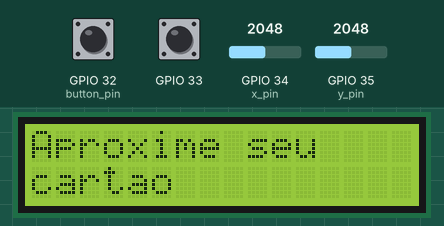
Bench run of a sketch on a simulated ESP32. On the bench: 16×2 character LCD. The inputs (shaded band) are chosen by the test bench; at power-on: GPIO 33 HIGH, GPIO 32 (button_pin) HIGH, GPIO 34 (x_pin) = 2048, GPIO 35 (y_pin) = 2048. What the sketch prints to the serial monitor is not drawn.

Above: at 1.2 s.
1.3 s: GPIO 33 pulled LOW for 0.15 s
At 1.49 s:
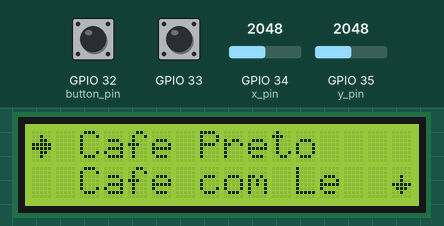
2.0 s: GPIO 32 (button_pin) pulled LOW for 1 s
At 2.9 s:
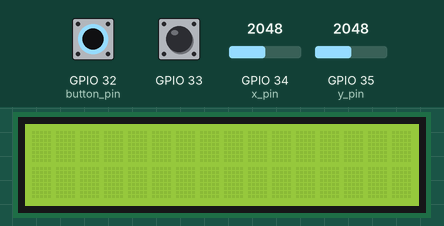
4.6 s: GPIO 33 pulled LOW for 1 s
At 5.12 s:
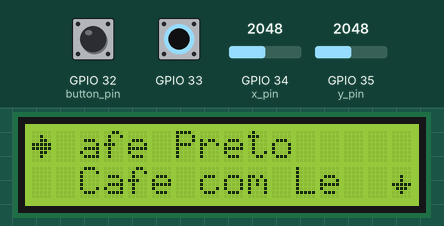
6.2 s: GPIO 34 (x_pin) set to 4095
At 6.74 s:
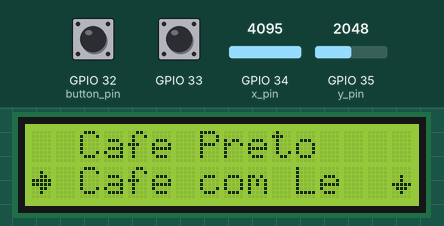
9.0 s: GPIO 34 (x_pin) set to 3603
At 9.67 s:
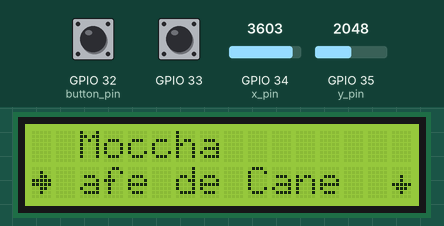
12.0 s: GPIO 32 (button_pin) pulled LOW for 0.15 s
At 13.3 s:
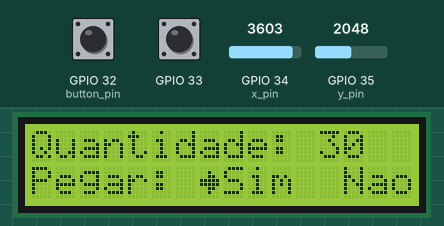
Timing chart, 0 to 15.0 s (numbered marks = the images above; inputs shaded):
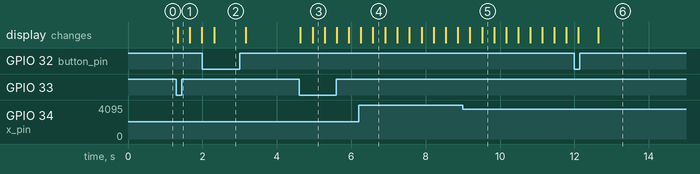

The sketch:

Display.ino
```cpp
#include <LiquidCrystal.h>
#include <vector>
#include <LiquidCrystal_I2C.h>


LiquidCrystal_I2C lcd(0x27, 16, 2);

const uint8_t x_pin = 34;
const uint8_t y_pin = 35;
const uint8_t button_pin = 32;
int setaLado = 7;
bool selecionado = false;


String CafesNomes[] {
  "Cafe Preto",
  "Cafe com Leite",
  "Moccha",
  "Cafe de Canela",
  "Cafe Expresso",
  "Cafe Amargo"
};

int Quantidades[] {
  10, 10, 20, 30, 20, 10
};


struct cafe {
  String Nome;
  int Quantidade;
};

std::vector<cafe> Cafes;


byte setaDireita[] = {
  B00000,
  B00100,
  B00110,
  B11111,
  B11111,
  B00110,
  B00100,
  B00000
};

byte setaBaixo[] = {
  B00000,
  B00000,
  B00100,
  B00100,
  B11111,
  B01110,
  B00100,
  B00000
};


void setup() {

  pinMode(33, INPUT_PULLUP);

  pinMode(button_pin, INPUT_PULLUP); //DEFINE A PORTA COMO ENTRADA / "_PULLUP" É PARA ATIVAR O RESISTOR INTERNO
  //DO ARDUINO PARA GARANTIR QUE NÃO EXISTA FLUTUAÇÃO ENTRE 0 (LOW) E 1 (HIGH)
  Serial.begin(9600); //INICIALIZA O MONITOR SERIAL

  lcd.begin();
  lcd.clear();

  lcd.createChar(0, setaDireita);
  lcd.createChar(1, setaBaixo);
}


bool selecionarCafe(int qtt) {
  delay(500);
  while (true)
  {
    lcd.setCursor(0, 0);
    lcd.print("Quantidade:");
    lcd.setCursor(12, 0);
    lcd.print(qtt);

    lcd.setCursor(setaLado, 1);
    lcd.write(byte(0));
    lcd.setCursor(0, 1);
    lcd.print("Pegar:");
    lcd.setCursor(8, 1);
    lcd.print("Sim");
    lcd.setCursor(13, 1);
    lcd.print("Nao");

    if ((analogRead(y_pin) == 0) && setaLado == 7) {
      setaLado = setaLado + 5;
      lcd.clear();
    } else if ((analogRead(y_pin) == 4095) && setaLado == 12) {
      setaLado = setaLado - 5;
      lcd.clear();
    } else if (digitalRead(button_pin) == LOW && setaLado == 7) {
      selecionado = true;
      return true;
    } else if (digitalRead(button_pin) == LOW && setaLado == 12) {
      return true;
    }
  }
}


int mostrarCafes() {

  int indx = 0;
  bool parar = false;

  int setaPos = 0;

  while (parar == false)
  {
    int inicioString = 0;
    int finalString = 11;

    for (int i = 2; i < 20; i++) {

      lcd.clear();
      lcd.setCursor(0, setaPos);
      lcd.write(byte(0));
      lcd.setCursor(15, 1);
      lcd.write(byte(1));

      if (setaPos % 2 == 0) {
        lcd.setCursor(2, 0);
        lcd.print(Cafes[indx].Nome.substring(inicioString, finalString));
        lcd.setCursor(2, 1);
        lcd.print(Cafes[indx + 1].Nome.substring(0, 11));
      } else if (setaPos % 2 != 0) {
        lcd.setCursor(2, 0);
        lcd.print(Cafes[indx].Nome.substring(0, 11));
        lcd.setCursor(2, 1);
        lcd.print(Cafes[indx + 1].Nome.substring(inicioString, finalString));
      }

      inicioString++;
      finalString++;

      if ((analogRead(x_pin)) == 0) {
        if (setaPos % 2 == 0) {
          indx = indx - 2;
          setaPos++;
          inicioString = 0;
          finalString = 11;
        } else {
          setaPos--;
          inicioString = 0;
          finalString = 11;
        }
      } else {
        if ((analogRead(x_pin)) == 4095) {

          if (setaPos % 2 != 0) {
            indx = indx + 2;
            setaPos--;
            inicioString = 0;
            finalString = 11;
          } else {
            setaPos++;
            inicioString = 0;
            finalString = 11;
          }

        } else {
          if ((analogRead(y_pin)) == 0) {} else {
            if ((analogRead(y_pin)) == 4095) {} else {
              if (digitalRead(button_pin) == LOW) {
                if (setaPos == 0) {
                  lcd.clear();
                  if (selecionarCafe(Cafes[indx].Quantidade) == true && selecionado == true) {
                    lcd.clear();
                    return indx;
                  }
                } else if (setaPos == 1) {
                  lcd.clear();
                  if (selecionarCafe(Cafes[indx + 1].Quantidade) == true && selecionado == true) {
                    lcd.clear();
                    return indx + 1;
                  }
                }
              }
            }
          }
        }
      }
      delay(300);
    }
  }
  lcd.clear();
}


void loop() {
  String nome = "";
  int qtt = 0;

  for (int i = 0; i < 6; i++) {
    nome = CafesNomes[i];
    qtt = Quantidades[i];
    Cafes.push_back( {nome, qtt} );
  }


  lcd.setCursor(0, 0);
  lcd.print("Aproxime seu");
  lcd.setCursor(0, 1);
  lcd.print("cartao");

  if (digitalRead(33) == LOW) {
    Serial.println(mostrarCafes());
    delay(300);
  }


}
```

Measured:
- after the input at 1.3 s, the display: changes at once (image 1)
- after the input at 2.0 s, the display: changes after 0.31 s (image 2)
- after the input at 4.6 s, the display: first changes at once (image 3 shows a later state)
- after the input at 6.2 s, the display: first differs from a run without the input after 0.39 s (image 4)
- after the input at 9.0 s, the display: first differs from a run without the input after 0.52 s (image 5)
- after the input at 12.0 s, the display: first changes after 0.11 s (image 6 shows a later state)
